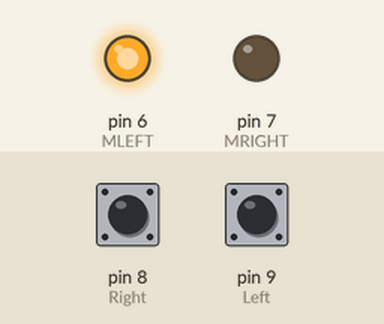
Simulated run of this sketch. Board: Arduino Uno, built with avr-gcc and run on an emulated ATmega328P. Parts: output pins drawn as LEDs (lit = HIGH). The test bench sets the inputs (shaded band); at power-on: pin 8 (Right) LOW, pin 9 (Left) HIGH.

Above: at 2.8 s.
2.9 s: pin 8 (Right) pulled HIGH for 1.15 s
At 5.4 s:
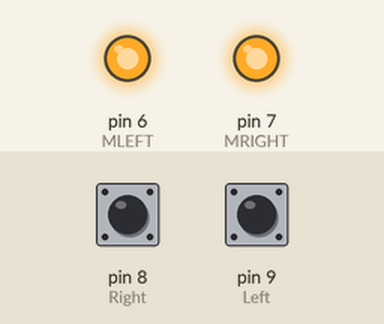
8.5 s: pin 8 (Right) pulled HIGH for 3.2 s
At 13.9 s:
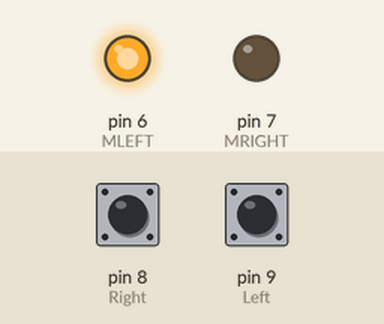
14.5 s: pin 9 (Left) pulled LOW for 3.2 s
At 18.2 s:
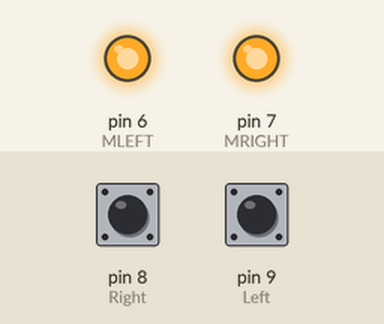
20.5 s: pin 8 (Right) driven HIGH and pin 9 (Left) driven LOW
At 23.9 s:
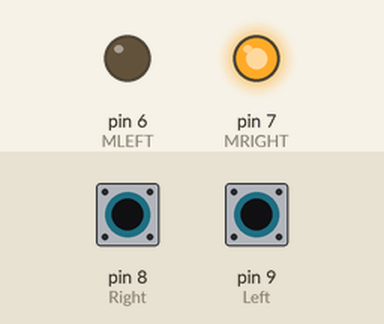
Timing chart, 0 to 25.4 s (numbered marks = the images above; inputs shaded):
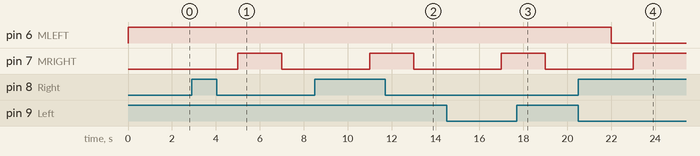

The sketch:

CODIGO_NUEVO.ino
```cpp
int Left=9;
int Right=8;
int MLEFT=6;
int MRIGHT=7;

void setup() {
 Serial.begin(9600);
  pinMode(Left,INPUT);
  pinMode(Right,INPUT);
  pinMode(MLEFT,OUTPUT);
  pinMode(MRIGHT,OUTPUT);

}

void loop() {


  if ((digitalRead(Left) == LOW) && (digitalRead(Right) == HIGH))
  {
   digitalWrite(MLEFT,LOW);
  delay(1000);
   digitalWrite(MRIGHT,HIGH);
 delay(1000);

   }
 else  if ((digitalRead(Left) == HIGH) && (digitalRead(Right) == LOW))

 {
 digitalWrite(MLEFT,HIGH);
 delay(1000);
 digitalWrite(MRIGHT,LOW);
 delay(1000);
          }
         else
       {
 digitalWrite(MLEFT,HIGH);
 delay(1000);
 digitalWrite(MRIGHT,HIGH);
 delay(1000);
       }
  }
```

Measured:
- after the input at 2.9 s, pin 7 (MRIGHT): LOW → HIGH after 2.1 s, → LOW 2.0 s later
- after the input at 8.5 s, pin 7 (MRIGHT): LOW → HIGH after 2.5 s, → LOW 2.0 s later
- after the input at 14.5 s, pin 7 (MRIGHT): LOW → HIGH after 2.5 s, → LOW 2.0 s later
- after the input at 20.5 s, pin 6 (MLEFT): HIGH → LOW after 1.5 s; pin 7 (MRIGHT): LOW → HIGH after 2.5 s
